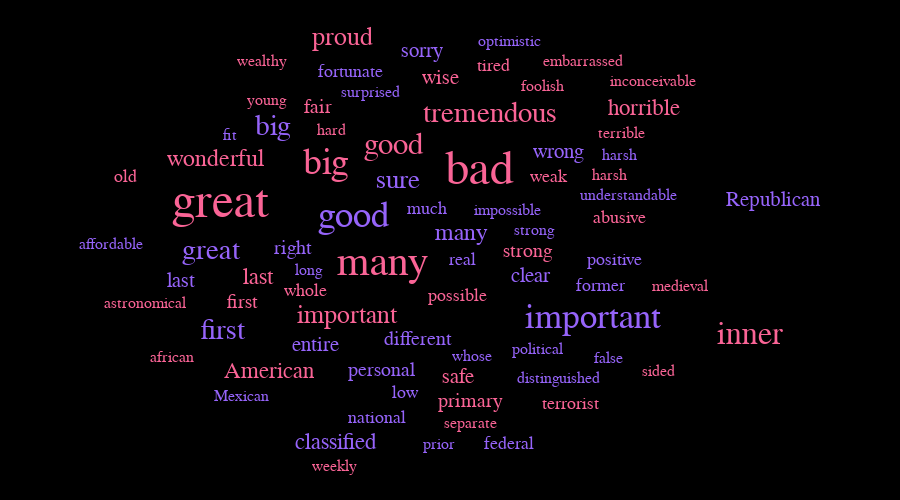

Write notebook code for a chart like this one.
### Code cell
wm.save_as_html(force_directed_animation=False, notebook_mode=True)

### Figure 1 — Plotly figure (JSON) as saved in the notebook; plotly's stock layout.template omitted (floating-point values rounded to 4 significant figures)
{"data": [{"hoverinfo": "skip", "hovertext": null, "legendgroup": "default_legend", "marker": {"color": "white", "opacity": 0, "size": [29.09, 27.85, 22.9, 22.9, 22.9, 21.66, 19.18, 17.95, 16.71, 16.71, 16.71, 16.71, 16.71, 16.71, 15.47, 15.47, 15.47, 14.23, 14.23, 14.23, 14.23, 14.23, 14.23, 14.23, 14.23, 13.0, 13.0, 13.0, 13.0, 13.0, 13.0, 13.0, 13.0, 13.0, 13.0, 13.0, 13.0, 13.0, 13.0, 13.0, 38.99, 37.75, 32.8, 29.09, 25.37, 24.13, 22.9, 20.42, 20.42, 19.18, 17.95, 17.95, 17.95, 16.71, 16.71, 15.47, 15.47, 15.47, 15.47, 14.23, 14.23, 14.23, 14.23, 14.23, 14.23, 14.23, 13.0, 13.0, 13.0, 13.0, 13.0, 13.0, 13.0, 13.0, 13.0, 13.0, 13.0, 13.0, 13.0, 13.0], "symbol": "square"}, "mode": "markers+text", "name": "default_legend", "showlegend": false, "text": ["good", "important", "great", "big", "first", "sure", "many", "classified", "clear", "last", "Republican", "entire", "sorry", "wrong", "different", "personal", "right", "positive", "former", "fortunate", "much", "low", "federal", "national", "real", "optimistic", "strong", "affordable", "political", "prior", "fit", "harsh", "understandable", "whose", "distinguished", "Mexican", "false", "surprised", "impossible", "long", "great", "bad", "many", "big", "inner", "good", "tremendous", "proud", "important", "wonderful", "last", "horrible", "American", "safe", "wise", "strong", "first", "primary", "fair", "tired", "whole", "terrorist", "weak", "possible", "abusive", "old", "foolish", "astronomical", "sided", "hard", "inconceivable", "weekly", "african", "medieval", "embarrassed", "wealthy", "harsh", "terrible", "separate", "young"], "textfont": {"color": ["rgb(150, 100, 250)", "rgb(150, 100, 250)", "rgb(150, 100, 250)", "rgb(150, 100, 250)", "rgb(150, 100, 250)", "rgb(150, 100, 250)", "rgb(150, 100, 250)", "rgb(150, 100, 250)", "rgb(150, 100, 250)", "rgb(150, 100, 250)", "rgb(150, 100, 250)", "rgb(150, 100, 250)", "rgb(150, 100, 250)", "rgb(150, 100, 250)", "rgb(150, 100, 250)", "rgb(150, 100, 250)", "rgb(150, 100, 250)", "rgb(150, 100, 250)", "rgb(150, 100, 250)", "rgb(150, 100, 250)", "rgb(150, 100, 250)", "rgb(150, 100, 250)", "rgb(150, 100, 250)", "rgb(150, 100, 250)", "rgb(150, 100, 250)", "rgb(150, 100, 250)", "rgb(150, 100, 250)", "rgb(150, 100, 250)", "rgb(150, 100, 250)", "rgb(150, 100, 250)", "rgb(150, 100, 250)", "rgb(150, 100, 250)", "rgb(150, 100, 250)", "rgb(150, 100, 250)", "rgb(150, 100, 250)", "rgb(150, 100, 250)", "rgb(150, 100, 250)", "rgb(150, 100, 250)", "rgb(150, 100, 250)", "rgb(150, 100, 250)", "rgb(250, 100, 150)", "rgb(250, 100, 150)", "rgb(250, 100, 150)", "rgb(250, 100, 150)", "rgb(250, 100, 150)", "rgb(250, 100, 150)", "rgb(250, 100, 150)", "rgb(250, 100, 150)", "rgb(250, 100, 150)", "rgb(250, 100, 150)", "rgb(250, 100, 150)", "rgb(250, 100, 150)", "rgb(250, 100, 150)", "rgb(250, 100, 150)", "rgb(250, 100, 150)", "rgb(250, 100, 150)", "rgb(250, 100, 150)", "rgb(250, 100, 150)", "rgb(250, 100, 150)", "rgb(250, 100, 150)", "rgb(250, 100, 150)", "rgb(250, 100, 150)", "rgb(250, 100, 150)", "rgb(250, 100, 150)", "rgb(250, 100, 150)", "rgb(250, 100, 150)", "rgb(250, 100, 150)", "rgb(250, 100, 150)", "rgb(250, 100, 150)", "rgb(250, 100, 150)", "rgb(250, 100, 150)", "rgb(250, 100, 150)", "rgb(250, 100, 150)", "rgb(250, 100, 150)", "rgb(250, 100, 150)", "rgb(250, 100, 150)", "rgb(250, 100, 150)", "rgb(250, 100, 150)", "rgb(250, 100, 150)", "rgb(250, 100, 150)"], "family": "Courier New, monospace", "size": [36.84, 35.27, 29.0, 29.0, 29.0, 27.43, 24.3, 22.73, 21.16, 21.16, 21.16, 21.16, 21.16, 21.16, 19.59, 19.59, 19.59, 18.03, 18.03, 18.03, 18.03, 18.03, 18.03, 18.03, 18.03, 16.46, 16.46, 16.46, 16.46, 16.46, 16.46, 16.46, 16.46, 16.46, 16.46, 16.46, 16.46, 16.46, 16.46, 16.46, 49.38, 47.81, 41.54, 36.84, 32.13, 30.57, 29.0, 25.86, 25.86, 24.3, 22.73, 22.73, 22.73, 21.16, 21.16, 19.59, 19.59, 19.59, 19.59, 18.03, 18.03, 18.03, 18.03, 18.03, 18.03, 18.03, 16.46, 16.46, 16.46, 16.46, 16.46, 16.46, 16.46, 16.46, 16.46, 16.46, 16.46, 16.46, 16.46, 16.46]}, "textposition": "centre", "type": "scatter", "x": [-75.84, 113.3, -188.6, -140.1, -179.4, -41.19, 8.577, -90.74, 63.83, -212.6, 255.4, -106.1, -22.48, 85.3, -24.99, -54.26, -124.3, 129.7, 118.6, -78.75, -18.18, -35.19, 46.5, -57.6, 10.1, 47.29, 66.05, -268.0, 69.17, -8.586, -174.0, 133.9, 140.6, 17.55, 85.52, -164.8, 125.0, -62.7, 45.74, -112.1, -181.0, 23.42, -53.53, -98.16, 236.9, -44.62, 31.2, -85.19, -81.51, -185.2, -151.6, 153.2, -142.7, 6.56, -7.659, 60.84, -164.0, 15.77, -104.3, 34.27, -114.3, 94.77, 78.06, 6.015, 133.8, -256.4, 72.83, -240.6, 164.4, -93.28, 160.5, -90.88, -219.6, 181.7, 104.9, -148.8, 126.3, 135.7, 16.15, -144.8], "y": [25.28, -54.65, -1.319, 96.23, -64.48, 54.37, 12.89, -152.5, -21.29, -24.92, 38.83, -75.89, 156.2, 76.5, -71.48, -95.49, 0.3583, -8.202, -29.11, 139.9, 31.74, -113.7, -153.8, -132.9, -7.925, 164.6, 15.44, 4.368, -79.05, -153.6, 90.48, 74.27, 42.76, -84.25, -101.9, -115.7, -85.76, 123.9, 31.19, -16.46, 35.57, 61.84, -11.79, 67.52, -67.97, 82.15, 107.0, 167.0, -52.28, 70.97, -22.2, 111.0, -96.9, -101.1, 135.4, -1.852, -41.57, -119.9, 112.1, 145.3, -32.87, -122.1, 57.42, -36.56, 25.09, 57.52, 128.4, -42.69, -96.21, 93.87, 132.9, -171.5, -85.13, -29.03, 148.7, 148.4, 58.5, 91.69, -137.0, 118.1]}], "layout": {"height": 500, "hovermode": "closest", "margin": {"b": 0, "l": 0, "pad": 0, "r": 0, "t": 0}, "paper_bgcolor": "white", "plot_bgcolor": "black", "sliders": [{"steps": [{"args": [["default label"]], "label": "default label", "method": "animate"}]}], "title": null, "titlefont": {"color": "white", "size": 25}, "width": 900, "xaxis": {"autorange": false, "autotick": false, "dtick": 10, "range": [-355.3, 355.3], "visible": false}, "yaxis": {"autorange": false, "autotick": false, "dtick": 10, "range": [-197.4, 197.4], "visible": false}}}
